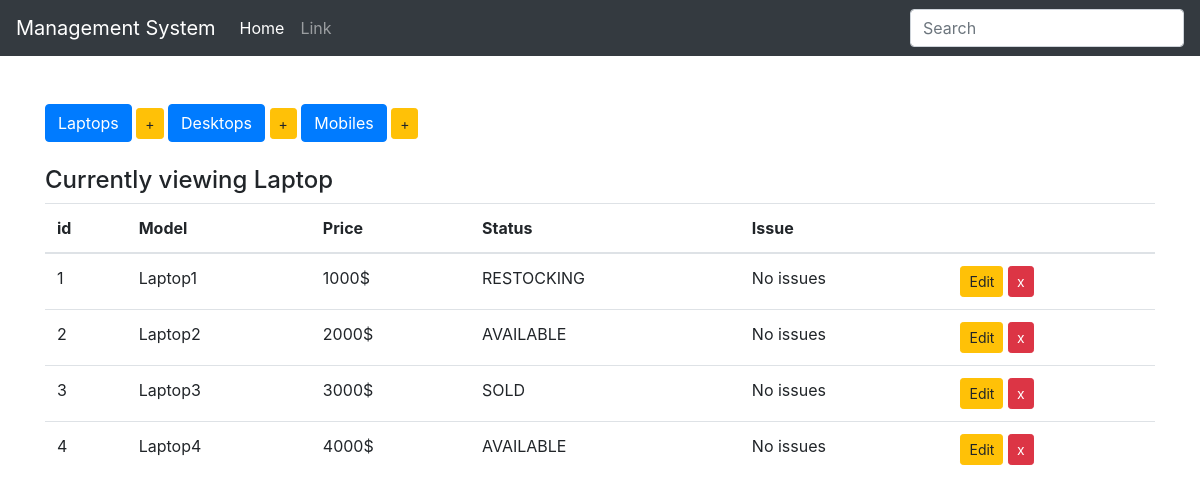
The page /display_laptop on the database its author committed.
### inventory/models.py (models this page shows, shortened)
class Device(models.Model):
    type = models.CharField(max_length=100, blank=False)
    price = models.IntegerField()
    choice = (
        ('AVAILABLE', 'Item ready to purchased'),
        ('SOLD', 'Item sold'),
        ('RESTOCKING', 'Item restocking in few days')
    )
    status = models.CharField(max_length=10, choices=choice, default="SOLD")
    issue = models.CharField(max_length=100, default="No issues")
    class Meta:
        abstract = True

class Laptop(Device):
    pass

### inventory/views.py (the view)
# urls.py: path('display_laptop', display_laptops, name="display_laptop"),
def display_laptops(request):
    items = Laptop.objects.all()
    context = {
        'items': items,
        'header': "Laptop",
    }
    return render(request, 'index.html', context)

### inventory/templates/index.html
{% extends 'base.html' %}
{% block body %}
<br>
<div class="add_buttons">
    <div class="button-group">
        <a href="{% url 'display_laptop' %}" class="btn btn-primary btn-md" role="button"> Laptops</a>
        <a href="{% url 'add_laptop' %}" class="btn btn-warning btn-sm" role="button"> +</a>
        <a href="{% url 'display_desktop' %}" class="btn btn-primary btn-md" role="button"> Desktops</a>
        <a href="{% url 'add_desktop' %}" class="btn btn-warning btn-sm" role="button"> +</a>
        <a href="{% url 'display_mobile' %}" class="btn btn-primary btn-md" role="button"> Mobiles</a>
        <a href="{% url 'add_mobile' %}" class="btn btn-warning btn-sm" role="button"> +</a>
    </div>
</div>
<br>
<h4>Currently viewing {{ header }}</h4>
<table class="table table-hover">
    <thead>
        <tr>
            <th>id</th>
            <th>Model</th>
            <th>Price</th>
            <th>Status</th>
            <th>Issue</th>
            <th></th>
        </tr>
    </thead>
    <tbody>
        {% for item in items  %}
            <tr>
                <td>{{ item.pk }}</td>
                <td>{{ item.type }}</td>
                <td>{{ item.price }}$</td>
                <td>{{ item.status }}</td>
                <td>{{ item.issue }}</td>
                {% if header|lower == "laptop" %}
                <td>
                    <a href="{% url 'edit_laptop' item.pk %}" class="btn btn-warning btn-sm" role="button" aria-pressed="true" > Edit</a>
                    <a href="{% url 'delete_laptop' item.pk %}" class="btn btn-danger btn-sm" role="button" aria-pressed="true" > x</a>
                {% elif header|lower == "desktop" %}
                <td>
                    <a href="{% url 'edit_desktop' item.pk %}" class="btn btn-warning btn-sm" role="button" aria-pressed="true" > Edit</a>
                    <a href="{% url 'delete_desktop' item.pk %}" class="btn btn-danger btn-sm" role="button" aria-pressed="true" > x</a>
                </td>
                {% else %}
                <td>
                    <a href="{% url 'edit_mobile' item.pk %}" class="btn btn-warning btn-sm" role="button" aria-pressed="true" > Edit</a>
                    <a href="{% url 'delete_mobile' item.pk %}" class="btn btn-danger btn-sm" role="button" aria-pressed="true" > x</a>
                </td>
                {% endif %}
            </tr>
        {% endfor %}
    </tbody>
</table>
{% endblock  %}

### inventory/templates/base.html (shortened to what this page needs)
<!DOCTYPE html>
<html>
  <head>
  </head>
  {% load static %}
  <link rel="stylesheet" type="text/css" href="{% static '/css/style.css' %}"/>
  <link rel="stylesheet" type="text/css" href="{% static '/css/bootstrap.min.css' %}"/>
  <body>
    <nav class="navbar navbar-expand navbar-dark bg-dark">
  <a class="navbar-brand" href="#">Management System</a>
  <div class="collapse navbar-collapse" id="navbarsExample02">
    <ul class="navbar-nav mr-auto">
      <li class="nav-item active">
        <a class="nav-link" href="{% url 'index' %}">Home <span class="sr-only">(current)</span></a>
      </li>
      <li class="nav-item">
        <a class="nav-link" href="#">Link</a>
      </li>
    </ul>
    <form class="form-inline my-2 my-md-0">
      <input class="form-control" type="text" placeholder="Search">
    </form>
  </div>
</nav>
    <br>
    <div class="container">
      {% block body %}
      {% endblock%}
    </div>
  </body>
</html>

### rows shown on the page
Laptop: pk "1", type "Laptop1", price "1000", status "RESTOCKING", issue "No issues"
Laptop: pk "2", type "Laptop2", price "2000", status "AVAILABLE", issue "No issues"
Laptop: pk "3", type "Laptop3", price "3000", status "SOLD", issue "No issues"
Laptop: pk "4", type "Laptop4", price "4000", status "AVAILABLE", issue "No issues"

### other values the page prints
{{ header }} "Laptop"
